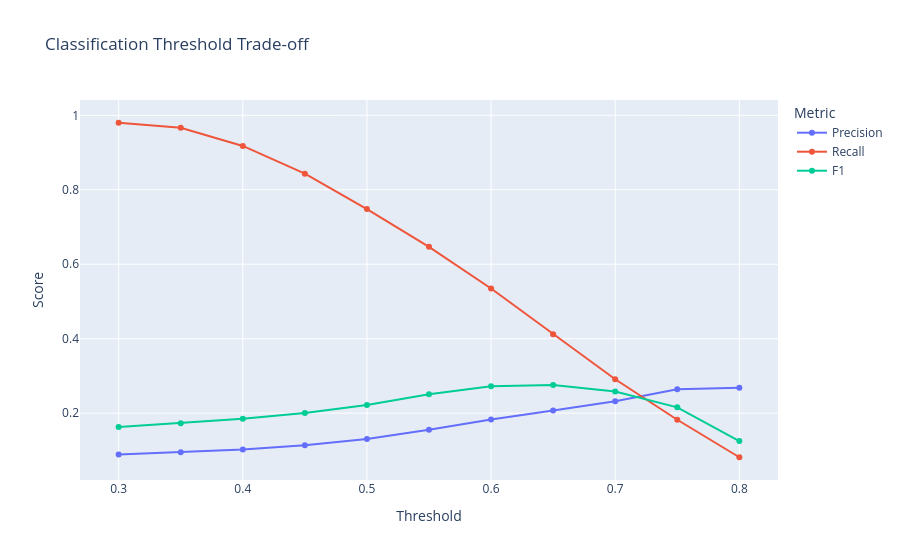

This figure's notebook cell:
### Code cell
import plotly.express as px

threshold_long = (
    threshold_results
    .melt(
        id_vars="Threshold",
        value_vars=[
            "Precision",
            "Recall",
            "F1"
        ],
        var_name="Metric",
        value_name="Score"
    )
)

fig = px.line(
    threshold_long,
    x="Threshold",
    y="Score",
    color="Metric",
    markers=True,
    title="Classification Threshold Trade-off"
)

fig.show()

### Figure 1 — Plotly figure (JSON) as saved in the notebook; plotly's stock layout.template omitted (floating-point values rounded to 4 significant figures)
{"data": [{"hovertemplate": "Metric=Precision<br>Threshold=%{x}<br>Score=%{y}<extra></extra>", "legendgroup": "Precision", "line": {"color": "#636efa", "dash": "solid"}, "marker": {"symbol": "circle"}, "mode": "lines+markers", "name": "Precision", "orientation": "v", "showlegend": true, "type": "scatter", "x": [0.3, 0.35, 0.4, 0.45, 0.5, 0.55, 0.6, 0.65, 0.7, 0.75, 0.8], "xaxis": "x", "y": [0.08871, 0.09502, 0.1026, 0.1138, 0.1303, 0.1553, 0.1828, 0.2068, 0.2318, 0.2639, 0.2684], "yaxis": "y"}, {"hovertemplate": "Metric=Recall<br>Threshold=%{x}<br>Score=%{y}<extra></extra>", "legendgroup": "Recall", "line": {"color": "#EF553B", "dash": "solid"}, "marker": {"symbol": "circle"}, "mode": "lines+markers", "name": "Recall", "orientation": "v", "showlegend": true, "type": "scatter", "x": [0.3, 0.35, 0.4, 0.45, 0.5, 0.55, 0.6, 0.65, 0.7, 0.75, 0.8], "xaxis": "x", "y": [0.98, 0.9664, 0.9177, 0.8433, 0.7482, 0.6467, 0.5348, 0.4117, 0.291, 0.1823, 0.08153], "yaxis": "y"}, {"hovertemplate": "Metric=F1<br>Threshold=%{x}<br>Score=%{y}<extra></extra>", "legendgroup": "F1", "line": {"color": "#00cc96", "dash": "solid"}, "marker": {"symbol": "circle"}, "mode": "lines+markers", "name": "F1", "orientation": "v", "showlegend": true, "type": "scatter", "x": [0.3, 0.35, 0.4, 0.45, 0.5, 0.55, 0.6, 0.65, 0.7, 0.75, 0.8], "xaxis": "x", "y": [0.1627, 0.173, 0.1846, 0.2006, 0.222, 0.2505, 0.2724, 0.2753, 0.2581, 0.2156, 0.1251], "yaxis": "y"}], "layout": {"legend": {"title": {"text": "Metric"}, "tracegroupgap": 0}, "title": {"text": "Classification Threshold Trade-off"}, "xaxis": {"anchor": "y", "domain": [0, 1], "title": {"text": "Threshold"}}, "yaxis": {"anchor": "x", "domain": [0, 1], "title": {"text": "Score"}}}}
